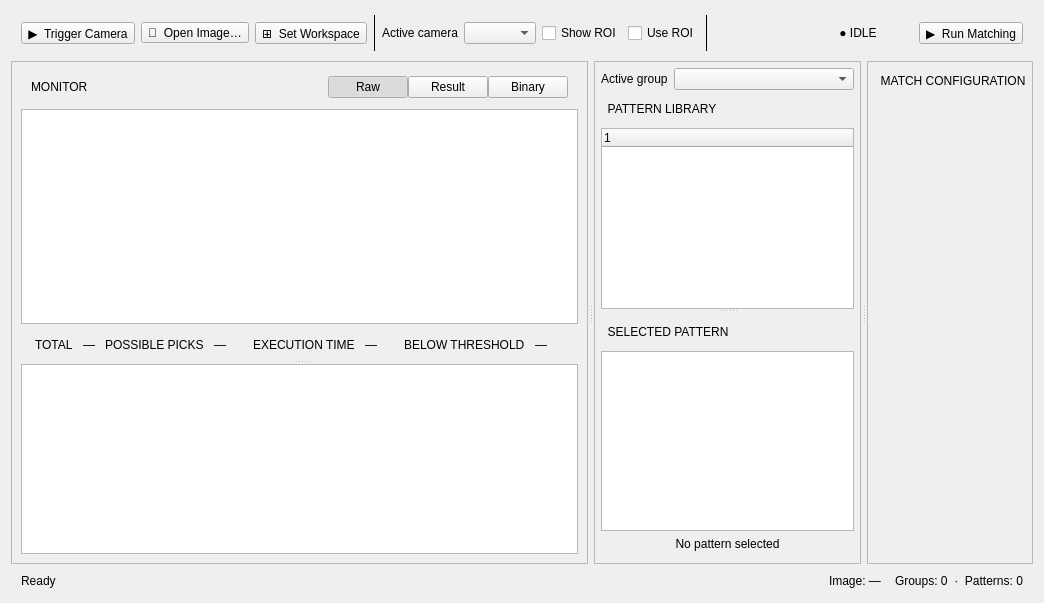
<?xml version="1.0" encoding="UTF-8"?>
<ui version="4.0">
 <class>LocalizationPatternsWidget</class>
 <widget class="QWidget" name="LocalizationPatternsWidget">
  <property name="geometry">
   <rect>
    <x>0</x>
    <y>0</y>
    <width>1032</width>
    <height>603</height>
   </rect>
  </property>
  <property name="windowTitle">
   <string>Localization Patterns</string>
  </property>
  <layout class="QVBoxLayout" name="verticalLayout_2">
   <item>
    <widget class="QFrame" name="frame_toolbar">
     <property name="minimumSize">
      <size>
       <width>0</width>
       <height>44</height>
      </size>
     </property>
     <property name="maximumSize">
      <size>
       <width>16777215</width>
       <height>44</height>
      </size>
     </property>
     <property name="styleSheet">
      <string notr="true"/>
     </property>
     <layout class="QHBoxLayout" name="toolbarLayout">
      <property name="spacing">
       <number>6</number>
      </property>
      <property name="leftMargin">
       <number>10</number>
      </property>
      <property name="topMargin">
       <number>4</number>
      </property>
      <property name="rightMargin">
       <number>10</number>
      </property>
      <property name="bottomMargin">
       <number>4</number>
      </property>
      <item>
       <widget class="QToolButton" name="btn_trigger_camera">
        <property name="toolTip">
         <string>Capture image from active camera</string>
        </property>
        <property name="text">
         <string>▶  Trigger Camera</string>
        </property>
       </widget>
      </item>
      <item>
       <widget class="QToolButton" name="btn_choose_image">
        <property name="toolTip">
         <string>Load image from disk</string>
        </property>
        <property name="text">
         <string>📂  Open Image…</string>
        </property>
       </widget>
      </item>
      <item>
       <widget class="QToolButton" name="btn_set_workspace">
        <property name="toolTip">
         <string>Define matching ROI on the source image</string>
        </property>
        <property name="text">
         <string>⊞  Set Workspace</string>
        </property>
       </widget>
      </item>
      <item>
       <widget class="QFrame" name="sep1">
        <property name="frameShape">
         <enum>QFrame::Shape::VLine</enum>
        </property>
       </widget>
      </item>
      <item>
       <widget class="QLabel" name="label_active_camera">
        <property name="text">
         <string>Active camera</string>
        </property>
       </widget>
      </item>
      <item>
       <widget class="QComboBox" name="comboBox_camera"/>
      </item>
      <item>
       <widget class="QCheckBox" name="cbx_show_match_area">
        <property name="styleSheet">
         <string notr="true"/>
        </property>
        <property name="text">
         <string>Show ROI</string>
        </property>
       </widget>
      </item>
      <item>
       <widget class="QCheckBox" name="cbx_use_match_area">
        <property name="styleSheet">
         <string notr="true"/>
        </property>
        <property name="text">
         <string>Use ROI</string>
        </property>
       </widget>
      </item>
      <item>
       <widget class="QFrame" name="sep2">
        <property name="frameShape">
         <enum>QFrame::Shape::VLine</enum>
        </property>
       </widget>
      </item>
      <item>
       <spacer name="hsp_toolbar">
        <property name="orientation">
         <enum>Qt::Orientation::Horizontal</enum>
        </property>
        <property name="sizeHint" stdset="0">
         <size>
          <width>40</width>
          <height>20</height>
         </size>
        </property>
       </spacer>
      </item>
      <item>
       <widget class="QLabel" name="label_state_pill">
        <property name="minimumSize">
         <size>
          <width>110</width>
          <height>26</height>
         </size>
        </property>
        <property name="styleSheet">
         <string notr="true"/>
        </property>
        <property name="text">
         <string>● IDLE</string>
        </property>
        <property name="alignment">
         <set>Qt::AlignmentFlag::AlignCenter</set>
        </property>
       </widget>
      </item>
      <item>
       <widget class="QToolButton" name="btn_run_match">
        <property name="toolTip">
         <string>Run a matching test on the current image using the active group</string>
        </property>
        <property name="text">
         <string>▶  Run Matching</string>
        </property>
       </widget>
      </item>
     </layout>
    </widget>
   </item>
   <item>
    <widget class="QSplitter" name="splitter_main">
     <property name="orientation">
      <enum>Qt::Orientation::Horizontal</enum>
     </property>
     <property name="handleWidth">
      <number>6</number>
     </property>
     <widget class="QWidget" name="pane_monitor">
      <layout class="QVBoxLayout" name="monitorLayout">
       <property name="spacing">
        <number>4</number>
       </property>
       <property name="leftMargin">
        <number>0</number>
       </property>
       <property name="topMargin">
        <number>0</number>
       </property>
       <property name="rightMargin">
        <number>0</number>
       </property>
       <property name="bottomMargin">
        <number>0</number>
       </property>
       <item>
        <widget class="FrameBox" name="frame_monitor">
         <property name="frameShape">
          <enum>QFrame::Shape::StyledPanel</enum>
         </property>
         <property name="frameShadow">
          <enum>QFrame::Shadow::Raised</enum>
         </property>
         <layout class="QVBoxLayout" name="verticalLayout_4">
          <item>
           <widget class="QSplitter" name="splitter_monitor">
            <property name="orientation">
             <enum>Qt::Orientation::Vertical</enum>
            </property>
            <widget class="QWidget" name="verticalLayoutWidget_2">
             <layout class="QVBoxLayout" name="verticalLayout_5">
              <property name="topMargin">
               <number>0</number>
              </property>
              <property name="bottomMargin">
               <number>0</number>
              </property>
              <item>
               <widget class="QFrame" name="frame_view_header">
                <property name="minimumSize">
                 <size>
                  <width>0</width>
                  <height>32</height>
                 </size>
                </property>
                <property name="maximumSize">
                 <size>
                  <width>16777215</width>
                  <height>32</height>
                 </size>
                </property>
                <property name="styleSheet">
                 <string notr="true"/>
                </property>
                <layout class="QHBoxLayout" name="viewHeaderLayout">
                 <property name="spacing">
                  <number>0</number>
                 </property>
                 <property name="leftMargin">
                  <number>10</number>
                 </property>
                 <property name="topMargin">
                  <number>0</number>
                 </property>
                 <property name="rightMargin">
                  <number>10</number>
                 </property>
                 <property name="bottomMargin">
                  <number>0</number>
                 </property>
                 <item>
                  <widget class="QLabel" name="label_monitor_title">
                   <property name="text">
                    <string>MONITOR</string>
                   </property>
                  </widget>
                 </item>
                 <item>
                  <spacer name="hsp_monitor_header">
                   <property name="orientation">
                    <enum>Qt::Orientation::Horizontal</enum>
                   </property>
                   <property name="sizeHint" stdset="0">
                    <size>
                     <width>40</width>
                     <height>20</height>
                    </size>
                   </property>
                  </spacer>
                 </item>
                 <item>
                  <widget class="QPushButton" name="btn_view_raw">
                   <property name="text">
                    <string>Raw</string>
                   </property>
                   <property name="checkable">
                    <bool>true</bool>
                   </property>
                   <property name="checked">
                    <bool>true</bool>
                   </property>
                  </widget>
                 </item>
                 <item>
                  <widget class="QPushButton" name="btn_view_result">
                   <property name="text">
                    <string>Result</string>
                   </property>
                   <property name="checkable">
                    <bool>true</bool>
                   </property>
                  </widget>
                 </item>
                 <item>
                  <widget class="QPushButton" name="btn_view_binary">
                   <property name="text">
                    <string>Binary</string>
                   </property>
                   <property name="checkable">
                    <bool>true</bool>
                   </property>
                  </widget>
                 </item>
                </layout>
               </widget>
              </item>
              <item>
               <widget class="QStackedWidget" name="stackedWidget_ImageView">
                <property name="currentIndex">
                 <number>1</number>
                </property>
                <widget class="QWidget" name="page_raw">
                 <layout class="QHBoxLayout" name="hl_page_raw">
                  <property name="spacing">
                   <number>0</number>
                  </property>
                  <property name="leftMargin">
                   <number>0</number>
                  </property>
                  <property name="topMargin">
                   <number>0</number>
                  </property>
                  <property name="rightMargin">
                   <number>0</number>
                  </property>
                  <property name="bottomMargin">
                   <number>0</number>
                  </property>
                  <item>
                   <widget class="ImageViewOnly" name="imageView_Raw"/>
                  </item>
                 </layout>
                </widget>
                <widget class="QWidget" name="page_result">
                 <layout class="QHBoxLayout" name="hl_page_result">
                  <property name="spacing">
                   <number>0</number>
                  </property>
                  <property name="leftMargin">
                   <number>0</number>
                  </property>
                  <property name="topMargin">
                   <number>0</number>
                  </property>
                  <property name="rightMargin">
                   <number>0</number>
                  </property>
                  <property name="bottomMargin">
                   <number>0</number>
                  </property>
                  <item>
                   <widget class="ImageViewOnly" name="imageView_Result"/>
                  </item>
                 </layout>
                </widget>
                <widget class="QWidget" name="page_binary">
                 <layout class="QVBoxLayout" name="vl_page_binary">
                  <property name="spacing">
                   <number>4</number>
                  </property>
                  <property name="leftMargin">
                   <number>0</number>
                  </property>
                  <property name="topMargin">
                   <number>0</number>
                  </property>
                  <property name="rightMargin">
                   <number>0</number>
                  </property>
                  <property name="bottomMargin">
                   <number>0</number>
                  </property>
                  <item>
                   <widget class="ImageViewOnly" name="imageView_Binary"/>
                  </item>
                  <item>
                   <layout class="QHBoxLayout" name="hl_binary_controls">
                    <property name="spacing">
                     <number>8</number>
                    </property>
                    <item>
                     <widget class="QCheckBox" name="chk_binary_auto">
                      <property name="text">
                       <string>Auto (Otsu)</string>
                      </property>
                     </widget>
                    </item>
                    <item>
                     <widget class="QLabel" name="lbl_binary_threshold">
                      <property name="text">
                       <string>Threshold:</string>
                      </property>
                     </widget>
                    </item>
                    <item>
                     <widget class="QSlider" name="sld_binary_threshold">
                      <property name="minimum">
                       <number>0</number>
                      </property>
                      <property name="maximum">
                       <number>255</number>
                      </property>
                      <property name="orientation">
                       <enum>Qt::Orientation::Horizontal</enum>
                      </property>
                     </widget>
                    </item>
                    <item>
                     <widget class="QSpinBox" name="spn_binary_threshold">
                      <property name="minimum">
                       <number>0</number>
                      </property>
                      <property name="maximum">
                       <number>255</number>
                      </property>
                     </widget>
                    </item>
                    <item>
                     <widget class="QLabel" name="lbl_binary_maxvalue">
                      <property name="text">
                       <string>Max:</string>
                      </property>
                     </widget>
                    </item>
                    <item>
                     <widget class="QSpinBox" name="spn_binary_maxvalue">
                      <property name="minimum">
                       <number>0</number>
                      </property>
                      <property name="maximum">
                       <number>255</number>
                      </property>
                      <property name="value">
                       <number>255</number>
                      </property>
                     </widget>
                    </item>
                    <item>
                     <widget class="QLabel" name="lbl_binary_info">
                      <property name="text">
                       <string/>
                      </property>
                     </widget>
                    </item>
                   </layout>
                  </item>
                 </layout>
                </widget>
               </widget>
              </item>
              <item>
               <widget class="QFrame" name="frame_kpi">
                <property name="minimumSize">
                 <size>
                  <width>0</width>
                  <height>0</height>
                 </size>
                </property>
                <property name="maximumSize">
                 <size>
                  <width>16777215</width>
                  <height>110</height>
                 </size>
                </property>
                <property name="styleSheet">
                 <string notr="true"/>
                </property>
                <layout class="QHBoxLayout" name="hl_kpi">
                 <property name="spacing">
                  <number>10</number>
                 </property>
                 <property name="leftMargin">
                  <number>14</number>
                 </property>
                 <property name="topMargin">
                  <number>8</number>
                 </property>
                 <property name="rightMargin">
                  <number>14</number>
                 </property>
                 <property name="bottomMargin">
                  <number>8</number>
                 </property>
                 <item>
                  <layout class="QVBoxLayout" name="verticalLayout">
                   <item>
                    <widget class="QLabel" name="label_tl_total">
                     <property name="text">
                      <string>TOTAL</string>
                     </property>
                     <property name="role" stdset="0">
                      <string notr="true">kpi-label</string>
                     </property>
                    </widget>
                   </item>
                  </layout>
                 </item>
                 <item>
                  <widget class="QLabel" name="label_match_total_objects">
                   <property name="text">
                    <string>—</string>
                   </property>
                   <property name="role" stdset="0">
                    <string notr="true">kpi-value</string>
                   </property>
                  </widget>
                 </item>
                 <item>
                  <layout class="QVBoxLayout" name="vl_kpi_count">
                   <property name="spacing">
                    <number>2</number>
                   </property>
                   <item>
                    <widget class="QLabel" name="label_tl_possible_objects">
                     <property name="text">
                      <string>POSSIBLE PICKS</string>
                     </property>
                     <property name="role" stdset="0">
                      <string notr="true">kpi-label</string>
                     </property>
                    </widget>
                   </item>
                  </layout>
                 </item>
                 <item>
                  <widget class="QLabel" name="label_match_result_num">
                   <property name="text">
                    <string>—</string>
                   </property>
                   <property name="role" stdset="0">
                    <string notr="true">kpi-value</string>
                   </property>
                  </widget>
                 </item>
                 <item>
                  <widget class="QLabel" name="kpi_sep_1">
                   <property name="text">
                    <string/>
                   </property>
                   <property name="role" stdset="0">
                    <string notr="true">sep</string>
                   </property>
                  </widget>
                 </item>
                 <item>
                  <layout class="QVBoxLayout" name="vl_kpi_time">
                   <property name="spacing">
                    <number>2</number>
                   </property>
                   <item>
                    <widget class="QLabel" name="label_tl_execution_time">
                     <property name="text">
                      <string>EXECUTION TIME</string>
                     </property>
                     <property name="role" stdset="0">
                      <string notr="true">kpi-label</string>
                     </property>
                    </widget>
                   </item>
                  </layout>
                 </item>
                 <item>
                  <widget class="QLabel" name="label_match_execution_time">
                   <property name="text">
                    <string>—</string>
                   </property>
                   <property name="role" stdset="0">
                    <string notr="true">kpi-value</string>
                   </property>
                  </widget>
                 </item>
                 <item>
                  <widget class="QLabel" name="kpi_sep_2">
                   <property name="text">
                    <string/>
                   </property>
                   <property name="role" stdset="0">
                    <string notr="true">sep</string>
                   </property>
                  </widget>
                 </item>
                 <item>
                  <layout class="QVBoxLayout" name="vl_kpi_below">
                   <property name="spacing">
                    <number>2</number>
                   </property>
                   <item>
                    <widget class="QLabel" name="label_tl_below_thresh">
                     <property name="text">
                      <string>BELOW THRESHOLD</string>
                     </property>
                     <property name="role" stdset="0">
                      <string notr="true">kpi-label</string>
                     </property>
                    </widget>
                   </item>
                  </layout>
                 </item>
                 <item>
                  <widget class="QLabel" name="label_match_lessthanlimit">
                   <property name="text">
                    <string>—</string>
                   </property>
                   <property name="role" stdset="0">
                    <string notr="true">kpi-value</string>
                   </property>
                  </widget>
                 </item>
                 <item>
                  <widget class="QLabel" name="kpi_sep_3">
                   <property name="text">
                    <string/>
                   </property>
                   <property name="role" stdset="0">
                    <string notr="true">sep</string>
                   </property>
                  </widget>
                 </item>
                </layout>
               </widget>
              </item>
             </layout>
            </widget>
            <widget class="QTableWidget" name="result_table"/>
           </widget>
          </item>
         </layout>
        </widget>
       </item>
      </layout>
     </widget>
     <widget class="QWidget" name="pane_library">
      <layout class="QVBoxLayout" name="libraryLayout" stretch="0">
       <property name="spacing">
        <number>4</number>
       </property>
       <property name="leftMargin">
        <number>0</number>
       </property>
       <property name="topMargin">
        <number>0</number>
       </property>
       <property name="rightMargin">
        <number>0</number>
       </property>
       <property name="bottomMargin">
        <number>0</number>
       </property>
       <item>
        <widget class="FrameBox" name="frame_library">
         <property name="frameShape">
          <enum>QFrame::Shape::StyledPanel</enum>
         </property>
         <property name="frameShadow">
          <enum>QFrame::Shadow::Raised</enum>
         </property>
         <layout class="QHBoxLayout" name="horizontalLayout_2">
          <property name="leftMargin">
           <number>6</number>
          </property>
          <property name="topMargin">
           <number>6</number>
          </property>
          <property name="rightMargin">
           <number>6</number>
          </property>
          <property name="bottomMargin">
           <number>6</number>
          </property>
          <item>
           <widget class="QSplitter" name="splitter_thumb">
            <property name="orientation">
             <enum>Qt::Orientation::Vertical</enum>
            </property>
            <widget class="QWidget" name="verticalLayoutWidget">
             <layout class="QVBoxLayout" name="vl_library">
              <item>
               <layout class="QHBoxLayout" name="horizontalLayout_4">
                <property name="topMargin">
                 <number>0</number>
                </property>
                <item>
                 <widget class="QLabel" name="label_active_group">
                  <property name="text">
                   <string>Active group</string>
                  </property>
                 </widget>
                </item>
                <item>
                 <widget class="NoWheelComboBox" name="comboBox_pattern_group">
                  <property name="minimumSize">
                   <size>
                    <width>180</width>
                    <height>0</height>
                   </size>
                  </property>
                 </widget>
                </item>
               </layout>
              </item>
              <item>
               <widget class="QLabel" name="label_library_title">
                <property name="minimumSize">
                 <size>
                  <width>0</width>
                  <height>26</height>
                 </size>
                </property>
                <property name="styleSheet">
                 <string notr="true"/>
                </property>
                <property name="text">
                 <string>  PATTERN LIBRARY</string>
                </property>
               </widget>
              </item>
              <item>
               <widget class="PatternTreeWidget" name="treeWidget_patternEditor">
                <column>
                 <property name="text">
                  <string notr="true">1</string>
                 </property>
                </column>
               </widget>
              </item>
             </layout>
            </widget>
            <widget class="QWidget" name="layoutWidget">
             <layout class="QVBoxLayout" name="vl_thumb" stretch="0,0,0">
              <property name="leftMargin">
               <number>0</number>
              </property>
              <property name="topMargin">
               <number>6</number>
              </property>
              <property name="bottomMargin">
               <number>6</number>
              </property>
              <item>
               <widget class="QLabel" name="label_inspector_title">
                <property name="minimumSize">
                 <size>
                  <width>0</width>
                  <height>26</height>
                 </size>
                </property>
                <property name="styleSheet">
                 <string notr="true"/>
                </property>
                <property name="text">
                 <string>  SELECTED PATTERN</string>
                </property>
               </widget>
              </item>
              <item>
               <widget class="QGraphicsView" name="imageView_PatternThumb">
                <property name="styleSheet">
                 <string notr="true"/>
                </property>
               </widget>
              </item>
              <item>
               <widget class="QLabel" name="label_pattern_caption">
                <property name="styleSheet">
                 <string notr="true"/>
                </property>
                <property name="text">
                 <string>No pattern selected</string>
                </property>
                <property name="alignment">
                 <set>Qt::AlignmentFlag::AlignCenter</set>
                </property>
               </widget>
              </item>
             </layout>
            </widget>
           </widget>
          </item>
         </layout>
        </widget>
       </item>
      </layout>
     </widget>
     <widget class="QWidget" name="wg_property_container">
      <layout class="QVBoxLayout" name="vl_props" stretch="0">
       <property name="spacing">
        <number>4</number>
       </property>
       <property name="leftMargin">
        <number>0</number>
       </property>
       <property name="topMargin">
        <number>0</number>
       </property>
       <property name="rightMargin">
        <number>0</number>
       </property>
       <property name="bottomMargin">
        <number>0</number>
       </property>
       <item>
        <widget class="FrameBox" name="frame_property">
         <property name="frameShape">
          <enum>QFrame::Shape::StyledPanel</enum>
         </property>
         <property name="frameShadow">
          <enum>QFrame::Shadow::Raised</enum>
         </property>
         <layout class="QVBoxLayout" name="verticalLayout_3" stretch="0,1">
          <property name="spacing">
           <number>4</number>
          </property>
          <property name="leftMargin">
           <number>6</number>
          </property>
          <property name="topMargin">
           <number>6</number>
          </property>
          <property name="rightMargin">
           <number>6</number>
          </property>
          <property name="bottomMargin">
           <number>6</number>
          </property>
          <item>
           <widget class="QLabel" name="label_property_title">
            <property name="minimumSize">
             <size>
              <width>0</width>
              <height>26</height>
             </size>
            </property>
            <property name="styleSheet">
             <string notr="true"/>
            </property>
            <property name="text">
             <string>  MATCH CONFIGURATION</string>
            </property>
           </widget>
          </item>
          <item>
           <widget class="QWidget" name="wg_property_browser" native="true"/>
          </item>
         </layout>
        </widget>
       </item>
      </layout>
     </widget>
    </widget>
   </item>
   <item>
    <widget class="QFrame" name="frame_status">
     <property name="minimumSize">
      <size>
       <width>0</width>
       <height>22</height>
      </size>
     </property>
     <property name="maximumSize">
      <size>
       <width>16777215</width>
       <height>22</height>
      </size>
     </property>
     <property name="styleSheet">
      <string notr="true"/>
     </property>
     <layout class="QHBoxLayout" name="hl_status">
      <property name="spacing">
       <number>14</number>
      </property>
      <property name="leftMargin">
       <number>10</number>
      </property>
      <property name="topMargin">
       <number>0</number>
      </property>
      <property name="rightMargin">
       <number>10</number>
      </property>
      <property name="bottomMargin">
       <number>0</number>
      </property>
      <item>
       <widget class="QLabel" name="label_status_text">
        <property name="text">
         <string>Ready</string>
        </property>
       </widget>
      </item>
      <item>
       <spacer name="hsp_status">
        <property name="orientation">
         <enum>Qt::Orientation::Horizontal</enum>
        </property>
        <property name="sizeHint" stdset="0">
         <size>
          <width>40</width>
          <height>20</height>
         </size>
        </property>
       </spacer>
      </item>
      <item>
       <widget class="QLabel" name="label_status_image">
        <property name="text">
         <string>Image: —</string>
        </property>
       </widget>
      </item>
      <item>
       <widget class="QLabel" name="label_status_groups">
        <property name="text">
         <string>Groups: 0  ·  Patterns: 0</string>
        </property>
       </widget>
      </item>
     </layout>
    </widget>
   </item>
  </layout>
 </widget>
 <customwidgets>
  <customwidget>
   <class>ImageViewOnly</class>
   <extends>QGraphicsView</extends>
   <header location="global">ui/widgets/image_widget/image_view_only.h</header>
  </customwidget>
  <customwidget>
   <class>NoWheelComboBox</class>
   <extends>QComboBox</extends>
   <header location="global">ui/widgets/no_wheel_combobox.h</header>
  </customwidget>
  <customwidget>
   <class>PatternTreeWidget</class>
   <extends>QTreeWidget</extends>
   <header location="global">ui/widgets/pattern_tree_widget.h</header>
  </customwidget>
  <customwidget>
   <class>FrameBox</class>
   <extends>QFrame</extends>
   <header location="global">ui/widgets/controls/frame_box.h</header>
   <container>1</container>
  </customwidget>
 </customwidgets>
 <resources/>
 <connections/>
</ui>
